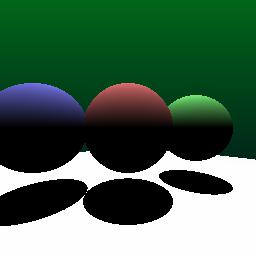

Reproduce this figure in Python.
from PIL import Image, ImageDraw
from PIL.ImageCms import DIRECTION_INPUT
from vec3 import Vec3#This is a class that was modified by Sean Groathouse
from math import  sqrt
import math

width = 256
height = 256
radius1 = 1
radius2 = 1
radius3 = 1
radius4 = 98.5
origin = Vec3(0, 0, 0)
center1 = Vec3(0, 0, -3)
center2 = Vec3(2, 0, -4)
center3 = Vec3(-2, 0, -3)
center4 = Vec3(0, -100, 0)
color1 = (1.0, 0.5, 0.5)
color2 = (0.5, 1.0, 0.5)
color3 = (0.5, 0.5, 1.0)
color4 = (1.0, 1.0, 1.0)
mirror1 = True
mirror2 = False
mirror3 = False
mirror4 = False
mirrorList = [mirror1, mirror2, mirror3, mirror4]
sphereCenterList = [center1, center2, center3, center4]
radiusList = [radius1, radius2, radius3, radius4]
colorList = [color1, color2, color3, color4]
sphere1 = Image.new('RGB', (width, height), 'white')
sphere1.save('3spheres.jpg')

def hitSphereList(origin, direction, sphereCenterList, sphereRadiList):
    for i in range(len(sphereCenterList)): 
        record = hitsphere(origin, direction, sphereCenterList[i], sphereRadiList[i])
        if record[0]:
            return True, sphereCenterList[i], colorList[i], origin, direction, sphereRadiList[i], record[2], record[1]
    return False, sphereCenterList[0], colorList[0], origin, direction, sphereRadiList[i], record[2], record[1]

def hitsphere(origin, direction, center, radius):
    oc = origin - center
    discriminant =  math.pow(direction.dot(oc), 2.0) - direction.dot(direction)*(oc.dot(oc) - radius * radius)
    if discriminant < 0:
        return False, oc, oc
    else:
        t = (-1.0 * direction.dot(origin - center) - math.sqrt(discriminant))/(direction.dot(direction))
        if t < 0:
            return False, oc, oc
    
        pt = origin + t * direction
        normal = pt - center
        normal2 = normal.normalize()
        return True, pt, normal2

for i in range(width):
    for j in range(height):
        x = ((-1 + (2*(i/(width - 1.0)))))
        y = ((1 - (2*(j/(height - 1.0))))) 
        z = -1.0 
        vector = Vec3(x, y, z)
        draw = ImageDraw.Draw(sphere1, 'RGB')
        currentSphere = hitSphereList(origin, vector, sphereCenterList, radiusList)
        if currentSphere[0]:
            color = currentSphere[2]
            shadow = 1.0
            if hitSphereList(currentSphere[7], Vec3(0.0,1.0,0.0), sphereCenterList, radiusList)[0]:
                shadow = 0.0
            if mirror1:
                icolor = (int(color[0] * currentSphere[6][1]* shadow * 255), int(color[1] * currentSphere[6][1] * shadow * 255), int(color[2] * currentSphere[6][1] * shadow * 255)) 
        else:
            color = (0, 0.2*(1+vector[1]), 0.1)
            icolor = (int(color[0] * 255), int(color[1] * 255), int(color[2] * 255))
            print color
        sphere1.putpixel((i,j) , icolor)
       
        
    
sphere1.save('3spheres.jpg')